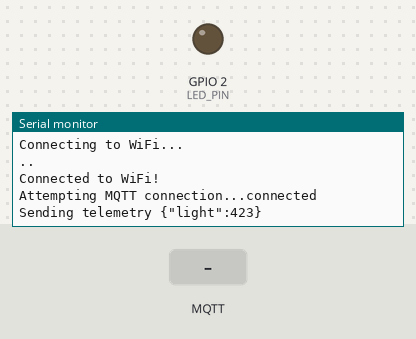
A program run on a simulated ESP32. On the bench: output pins drawn as LEDs (lit = HIGH), the last lines printed to the serial monitor. The inputs (shaded band) are chosen by the test bench. WiFi joins after 1.5 s; servers stay silent unless stated; random numbers use the default seed unless the program sets one; no MQTT or app messages arrive unless stated.

Above: at 4.2 s.
4.3 s: MQTT message "1" arrives on the first subscribed topic
At 4.9 s:
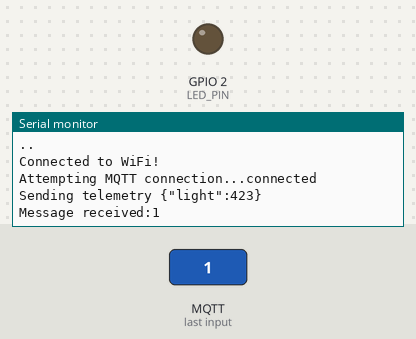
5.8 s: MQTT message "on" arrives on the first subscribed topic
At 6.1 s:
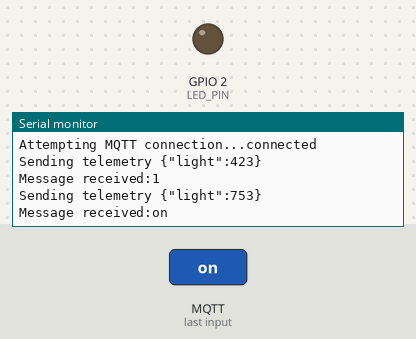
7.3 s: MQTT message "off" arrives on the first subscribed topic
At 8.5 s:
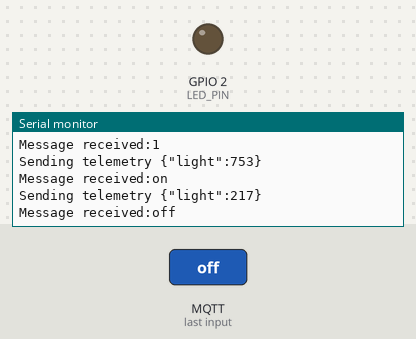
Timing chart, 0 to 10.3 s (numbered marks = the images above; inputs shaded):
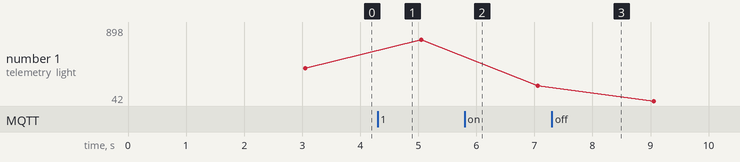

The program:

main.cpp
```cpp
#include <Arduino.h>
#include <ArduinoJSON.h>
#include <PubSubClient.h>
#include <WiFi.h>
#include <SPI.h>
#include "config.h"

#define LED_PIN 2
#define SENSOR_PIN 36

void connectWiFi()
{
    Serial.println("Connecting to WiFi...");
    WiFi.disconnect(true);
    delay(1000);
    WiFi.begin(SSID, PASSWORD);

    int attempts = 0;
    while (WiFi.status() != WL_CONNECTED && attempts < 20) {
        Serial.print(".");
        delay(1000);
        attempts++;
    }

    if (WiFi.status() == WL_CONNECTED) {
        Serial.println("\nConnected to WiFi!");
    } else {
        Serial.println("\nFailed to connect. Check WiFi settings.");
    }
}

WiFiClient espClient;
PubSubClient client(espClient);

void reconnectMQTTClient()
{
    while (!client.connected())
    {
        Serial.print("Attempting MQTT connection...");
        if (client.connect(CLIENT_NAME.c_str()))
        {
            Serial.println("connected");
        }
        else
        {
            Serial.print("Retying in 5 seconds - failed, rc=");
            Serial.println(client.state());
            delay(5000);
        }
    }
    client.subscribe(SERVER_COMMAND_TOPIC.c_str());
}

void clientCallback(char *topic, uint8_t *payload, unsigned int length)
{
    char buff[length + 1];
    for (int i = 0; i < length; i++)
    {
        buff[i] = (char)payload[i];
    }
    buff[length] = '\0';

    Serial.print("Message received:");
    Serial.println(buff);

    DynamicJsonDocument doc(1024);
    deserializeJson(doc, buff);
    JsonObject obj = doc.as<JsonObject>();
    bool led_on = obj["led_on"];

    if (led_on)
        digitalWrite(LED_PIN, HIGH);
    else
        digitalWrite(LED_PIN, LOW);
}

void createMQTTClient()
{
    client.setServer(BROKER.c_str(), 1883);
    reconnectMQTTClient();
    client.setCallback(clientCallback);
}

unsigned long lastTelemetryTime = 0;
const long telemetryInterval = 2000;

void setup() {
    pinMode(LED_PIN, OUTPUT);
    Serial.begin(9600);
    connectWiFi();
    createMQTTClient();
}

void loop()
{
    reconnectMQTTClient();
    client.loop();

    if (millis() - lastTelemetryTime >= telemetryInterval) {
        lastTelemetryTime = millis();
        int light = esp_random() % 1024;
        DynamicJsonDocument doc(1024);
        doc["light"] = light;
        String telemetry;
        serializeJson(doc, telemetry);
        Serial.print("Sending telemetry ");
        Serial.println(telemetry.c_str());
        client.publish(CLIENT_TELEMETRY_TOPIC.c_str(), telemetry.c_str());
    }
}
```

config.h
```cpp
#pragma once

#include <string>

using namespace std;

// WiFi credentials
const char* SSID = "Chicken Nugget";
const char* PASSWORD = "tumotdentam";

// MQTT settings
const std::string ID = "998db37c-acf1-442d-a495-5d6579778676";  // GUID string, without the angle brackets
const std::string BROKER = "test.mosquitto.org";
const std::string CLIENT_NAME = ID + "_nightlight_client";  // Concatenate at runtime, not compile-time

const string CLIENT_TELEMETRY_TOPIC = ID + "/telemetry";

const string SERVER_COMMAND_TOPIC = ID + "/commands";
```

Measured:
- after the input at 4.3 s, the serial monitor: prints a new line at once (image 1)
- after the input at 5.8 s, the serial monitor: prints a new line at once (image 2)
- after the input at 7.3 s, the serial monitor: prints a new line at once (image 3)
